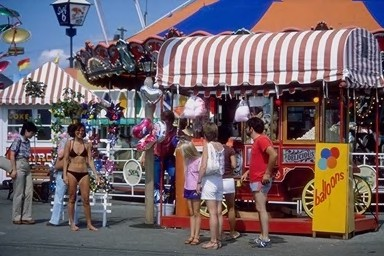
#> input picture dataset/100.jpg, 384 x 256 px; its folder holds only this picture in this run
$ python extract.py
#> lines starting #> are read from the running program, lines starting #| are printed output that depends on the picture; after the words box and inside, x2 and y2 are one past the last pixel; in counts of white or black regions, pixels touching at a corner belong together
import cv2
import numpy as np
import os
from skimage.feature import local_binary_pattern, hog

DATASET_PATH = "dataset/"
SAVE_PATH = "features/"
IMG_SIZE = 256

# ---------- COLOR HISTOGRAM ----------
def extract_color_histogram(image):
    hsv = cv2.cvtColor(image, cv2.COLOR_BGR2HSV)
    hist = cv2.calcHist([hsv], [0,1,2], None, [8,8,8], [0,256,0,256,0,256])
    hist = hist.flatten()
    hist = hist / (np.sum(hist) + 1e-6)
    return hist

# ---------- LBP ----------
def extract_lbp(image):
    gray = cv2.cvtColor(image, cv2.COLOR_BGR2GRAY)
    lbp = local_binary_pattern(gray, 8, 1, method="uniform")
    hist, _ = np.histogram(lbp, bins=np.arange(0, 10), range=(0, 9))
    hist = hist.astype("float")
    hist = hist / (hist.sum() + 1e-6)
    return hist

# ---------- LDiP ----------
def extract_ldip(image):
    gray = cv2.cvtColor(image, cv2.COLOR_BGR2GRAY)
    diag1 = np.diag(gray)
    diag2 = np.diag(np.fliplr(gray))
    hist, _ = np.histogram(np.hstack((diag1, diag2)), bins=32, range=(0,255))
    hist = hist.astype("float")
    hist = hist / (hist.sum() + 1e-6)
    return hist

# ---------- HOG ----------
def extract_hog(image):
    gray = cv2.cvtColor(image, cv2.COLOR_BGR2GRAY)
    fd = hog(gray, orientations=9, pixels_per_cell=(8, 8),
             cells_per_block=(2, 2), visualize=False)
    fd = fd / (np.linalg.norm(fd) + 1e-6)
    return fd

# ---------- COLOR MOMENTS ----------
def extract_color_moments(image):
    hsv = cv2.cvtColor(image, cv2.COLOR_BGR2HSV)
    chans = cv2.split(hsv)
    feats = []
    for c in chans:
        feats.append(np.mean(c))
        feats.append(np.std(c))
        feats.append(np.mean(np.abs(c - np.mean(c))))
    return np.array(feats)

# ---------- EDGE HIST ----------
def extract_edges(image):
    gray = cv2.cvtColor(image, cv2.COLOR_BGR2GRAY)
    edges = cv2.Canny(gray, 100, 200)
    hist, _ = np.histogram(edges, bins=32, range=(0,255))
    hist = hist.astype("float")
    hist = hist / (hist.sum() + 1e-6)
    return hist

# ---------- FEATURE FOR ANY IMAGE ----------
def extract_features_of(img):
    img = cv2.resize(img, (IMG_SIZE, IMG_SIZE))
    fv = np.concatenate([
        extract_color_histogram(img),
        extract_lbp(img),
        extract_ldip(img),
        extract_hog(img),
        extract_color_moments(img),
        extract_edges(img)
    ])

    fv = np.nan_to_num(fv)
    fv = fv.astype(np.float32)
    return fv

# ---------- EXTRACT DATASET ----------
def extract_features():
    features = {}
    image_files = []

    # Read subfolders
    for root, dirs, files in os.walk(DATASET_PATH):
        for file in files:
            if file.lower().endswith(('.jpg','.jpeg','.png','.bmp')):
                image_files.append(os.path.join(root, file))

    print("Total images found:", len(image_files))

    for i, file in enumerate(image_files):
        img = cv2.imread(file)
#> img is the input picture: shape (256, 384, 3); mean B, G, R 102.1, 97.5, 113.2
        if img is None:
            continue
        fv = extract_features_of(img)
#> in extract_features_of, `img = cv2.resize(img, (IMG_SIZE, IMG_SIZE))`:
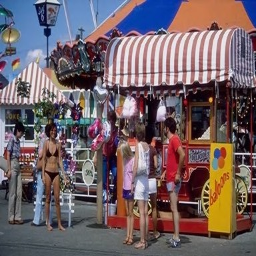
#> img: shape (256, 256, 3); mean of channels 0, 1, 2 102.3, 97.6, 113.3; drawn as B, G, R
#> in extract_color_histogram, `hsv = cv2.cvtColor(image, cv2.COLOR_BGR2HSV)`: hsv: shape (256, 256, 3); mean H, S, V 96.4, 91.5, 127.5
#> in extract_color_histogram, `hist = hist.flatten()`: hist = 512 values, max 2119 at index 195, min 0 at index 63, mean 128
#> in extract_color_histogram, `hist = hist / (np.sum(hist) + 1e-6)`: hist = 512 values, max 0.0323 at index 195, min 0 at index 63, mean 0.00195
#> in extract_lbp, `gray = cv2.cvtColor(image, cv2.COLOR_BGR2GRAY)`:
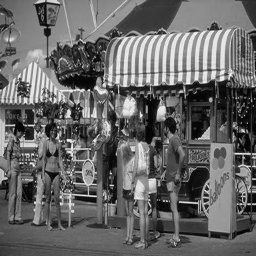
#> gray: shape (256, 256); min 1, max 249, mean 102.8
#> in extract_lbp, `lbp = local_binary_pattern(gray, 8, 1, method="uniform")`:
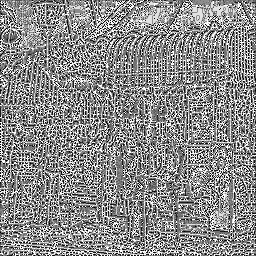
#> lbp: shape (256, 256) float64; min 0, max 9, mean 4.91; drawn with min black and max white
#> in extract_lbp, `hist, _ = np.histogram(lbp, bins=np.arange(0, 10), range=(0, 9))`: hist = [4322, 6084, 3306, 6518, 10868, 7963, 4350, 6296, 15829]
#> in extract_lbp, `hist = hist / (hist.sum() + 1e-6)`: hist = [0.0659, 0.0928, 0.0504, 0.0995, 0.166, 0.122, 0.0664, 0.0961, 0.242]
#> in extract_ldip, `diag1 = np.diag(gray)`: diag1 = 256 values, max 174 at index 143, min 6 at index 76, mean 91.53
#> in extract_ldip, `diag2 = np.diag(np.fliplr(gray))`: diag2 = 256 values, max 237 at index 38, min 5 at index 105, mean 107.2
#> in extract_ldip, `hist, _ = np.histogram(np.hstack((diag1, diag2)), bins=32, range=(0,25..`: hist = 32 values, max 40 at index 17, min 0 at index 24, mean 16
#> in extract_ldip, `hist = hist / (hist.sum() + 1e-6)`: hist = 32 values, max 0.0781 at index 17, min 0 at index 24, mean 0.0312
#> the loop in extract_color_moments, `for c in chans:` made 3 passes
#> after the loop in extract_color_moments, `for c in chans:`: feats = [96.45, 63.44, 54.73, 91.51, 70.18, 58.92, 127.5, 60.31, 51.73]
#> in extract_edges, `edges = cv2.Canny(gray, 100, 200)`:
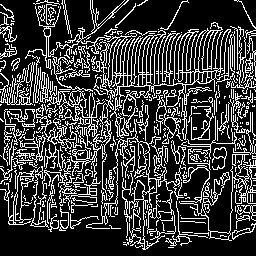
#> edges: shape (256, 256); 23.9% white in thin lines or dots
#> in extract_edges, `hist, _ = np.histogram(edges, bins=32, range=(0,255))`: hist = 32 values, max 49901 at index 0, min 0 at index 1, mean 2048
#> in extract_edges, `hist = hist / (hist.sum() + 1e-6)`: hist = 32 values, max 0.761 at index 0, min 0 at index 1, mean 0.0312
        features[file] = fv
        print(f"[OK] {i+1}/{len(image_files)}")

    np.save(os.path.join(SAVE_PATH, "features.npy"), features)
    print("✅ Features saved successfully!")

if __name__ == "__main__":
    extract_features()

$ run again, on dataset/125.jpg
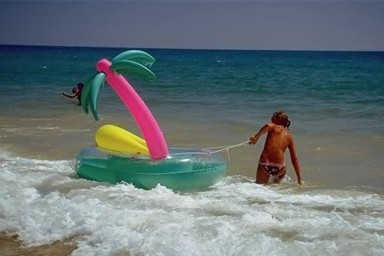
#> input picture dataset/125.jpg, 384 x 256 px
#> in extract_features, img is the input picture: shape (256, 384, 3); mean B, G, R 118.8, 116, 103.8
#> img: shape (256, 256, 3)
#> hsv: shape (256, 256, 3); mean H, S, V 81.6, 76.4, 127.9
#> in extract_color_histogram, `hist = hist.flatten()`: hist = 512 values, max 7365 at index 133, min 0 at index 1, mean 128
#> in extract_color_histogram, `hist = hist / (np.sum(hist) + 1e-6)`: hist = 512 values, max 0.112 at index 133, min 0 at index 1, mean 0.00195
#> in extract_lbp, `lbp = local_binary_pattern(gray, 8, 1, method="uniform")`:
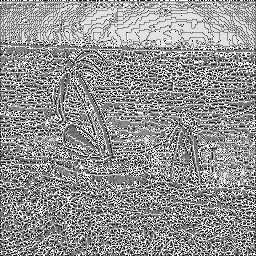
#> lbp: shape (256, 256) float64; min 0, max 9, mean 5.2; drawn with min black and max white
#> in extract_lbp, `hist, _ = np.histogram(lbp, bins=np.arange(0, 10), range=(0, 9))`: hist = [2934, 4946, 2862, 6682, 9492, 9848, 4507, 6203, 18062]
#> in extract_lbp, `hist = hist / (hist.sum() + 1e-6)`: hist = [0.0448, 0.0755, 0.0437, 0.102, 0.145, 0.15, 0.0688, 0.0947, 0.276]
#> diag1 = 256 values, max 220 at index 196, min 32 at index 49, mean 110.5
#> diag2 = 256 values, max 204 at index 205, min 41 at index 51, mean 106.7
#> in extract_ldip, `hist, _ = np.histogram(np.hstack((diag1, diag2)), bins=32, range=(0,25..`: hist = 32 values, max 55 at index 13, min 0 at index 0, mean 16
#> in extract_ldip, `hist = hist / (hist.sum() + 1e-6)`: hist = 32 values, max 0.107 at index 13, min 0 at index 0, mean 0.0312
#> the loop in extract_color_moments, `for c in chans:` made 3 passes
#> after the loop in extract_color_moments, `for c in chans:`: feats = [81.62, 33.47, 26.13, 76.43, 67.08, 55.57, 127.9, 40.53, 32.91]
#> in extract_edges, `edges = cv2.Canny(gray, 100, 200)`:
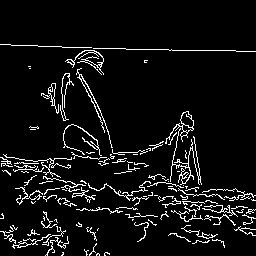
#> edges: shape (256, 256); 6.7% white in thin lines or dots, all inside (x1, y1, x2, y2) = (0, 44, 256, 256)
#> in extract_edges, `hist, _ = np.histogram(edges, bins=32, range=(0,255))`: hist = 32 values, max 61119 at index 0, min 0 at index 1, mean 2048
#> in extract_edges, `hist = hist / (hist.sum() + 1e-6)`: hist = 32 values, max 0.933 at index 0, min 0 at index 1, mean 0.0312

$ run again, on dataset/126.jpg
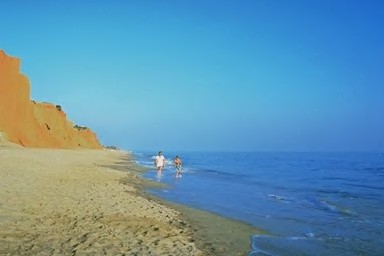
#> input picture dataset/126.jpg, 384 x 256 px
#> in extract_features, img is the input picture: shape (256, 384, 3); mean B, G, R 175.1, 148.6, 97.1
#> img: shape (256, 256, 3)
#> hsv: shape (256, 256, 3); mean H, S, V 82.7, 141.2, 190.3
#> in extract_color_histogram, `hist = hist.flatten()`: hist = 512 values, max 17977 at index 238, min 0 at index 0, mean 128
#> in extract_color_histogram, `hist = hist / (np.sum(hist) + 1e-6)`: hist = 512 values, max 0.274 at index 238, min 0 at index 0, mean 0.00195
#> in extract_lbp, `lbp = local_binary_pattern(gray, 8, 1, method="uniform")`:
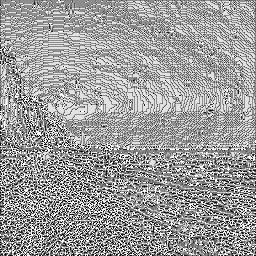
#> lbp: shape (256, 256) float64; min 0, max 9, mean 5.51; drawn with min black and max white
#> in extract_lbp, `hist, _ = np.histogram(lbp, bins=np.arange(0, 10), range=(0, 9))`: hist = [1928, 3328, 1589, 7971, 5468, 13951, 4320, 7911, 19070]
#> in extract_lbp, `hist = hist / (hist.sum() + 1e-6)`: hist = [0.0294, 0.0508, 0.0242, 0.122, 0.0834, 0.213, 0.0659, 0.121, 0.291]
#> diag1 = 256 values, max 175 at index 101, min 63 at index 254, mean 132.5
#> diag2 = 256 values, max 179 at index 172, min 91 at index 0, mean 141.1
#> in extract_ldip, `hist, _ = np.histogram(np.hstack((diag1, diag2)), bins=32, range=(0,25..`: hist = 32 values, max 76 at index 19, min 0 at index 0, mean 16
#> in extract_ldip, `hist = hist / (hist.sum() + 1e-6)`: hist = 32 values, max 0.148 at index 19, min 0 at index 0, mean 0.0312
#> the loop in extract_color_moments, `for c in chans:` made 3 passes
#> after the loop in extract_color_moments, `for c in chans:`: feats = [82.67, 33.58, 29.05, 141.2, 43.53, 36.32, 190.3, 30.97, 25.2]
#> in extract_edges, `edges = cv2.Canny(gray, 100, 200)`:
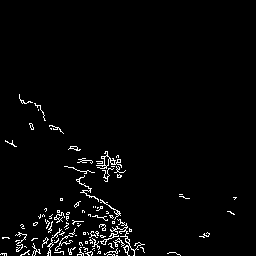
#> edges: shape (256, 256); 2.7% white in thin lines or dots, all inside (x1, y1, x2, y2) = (0, 94, 237, 256)
#> in extract_edges, `hist, _ = np.histogram(edges, bins=32, range=(0,255))`: hist = 32 values, max 63770 at index 0, min 0 at index 1, mean 2048
#> in extract_edges, `hist = hist / (hist.sum() + 1e-6)`: hist = 32 values, max 0.973 at index 0, min 0 at index 1, mean 0.0312

$ run again, on dataset/151.jpg
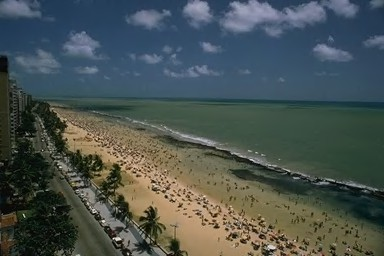
#> input picture dataset/151.jpg, 384 x 256 px
#> in extract_features, img is the input picture: shape (256, 384, 3); mean B, G, R 80.8, 83.2, 73.5
#> img: shape (256, 256, 3)
#> hsv: shape (256, 256, 3); mean H, S, V 68.1, 93.6, 95.9
#> in extract_color_histogram, `hist = hist.flatten()`: hist = 512 values, max 10765 at index 219, min 0 at index 23, mean 128
#> in extract_color_histogram, `hist = hist / (np.sum(hist) + 1e-6)`: hist = 512 values, max 0.164 at index 219, min 0 at index 23, mean 0.00195
#> in extract_lbp, `lbp = local_binary_pattern(gray, 8, 1, method="uniform")`:
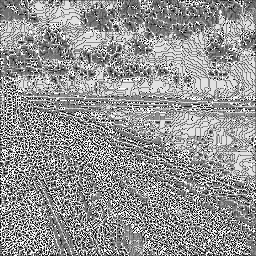
#> lbp: shape (256, 256) float64; min 0, max 9, mean 5.25; drawn with min black and max white
#> in extract_lbp, `hist, _ = np.histogram(lbp, bins=np.arange(0, 10), range=(0, 9))`: hist = [3200, 4102, 2735, 7227, 8680, 10425, 4350, 5998, 18819]
#> in extract_lbp, `hist = hist / (hist.sum() + 1e-6)`: hist = [0.0488, 0.0626, 0.0417, 0.11, 0.132, 0.159, 0.0664, 0.0915, 0.287]
#> diag1 = 256 values, max 154 at index 149, min 22 at index 161, mean 80.2
#> diag2 = 256 values, max 188 at index 166, min 5 at index 233, mean 72.34
#> in extract_ldip, `hist, _ = np.histogram(np.hstack((diag1, diag2)), bins=32, range=(0,25..`: hist = 32 values, max 126 at index 10, min 0 at index 22, mean 16
#> in extract_ldip, `hist = hist / (hist.sum() + 1e-6)`: hist = 32 values, max 0.246 at index 10, min 0 at index 22, mean 0.0312
#> the loop in extract_color_moments, `for c in chans:` made 3 passes
#> after the loop in extract_color_moments, `for c in chans:`: feats = [68.12, 34.79, 31.22, 93.64, 36.47, 28.76, 95.86, 38.51, 29.2]
#> in extract_edges, `edges = cv2.Canny(gray, 100, 200)`:
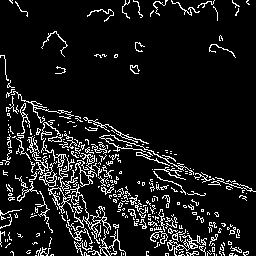
#> edges: shape (256, 256); 9.9% white in thin lines or dots
#> in extract_edges, `hist, _ = np.histogram(edges, bins=32, range=(0,255))`: hist = 32 values, max 59038 at index 0, min 0 at index 1, mean 2048
#> in extract_edges, `hist = hist / (hist.sum() + 1e-6)`: hist = 32 values, max 0.901 at index 0, min 0 at index 1, mean 0.0312

$ run again, on dataset/112.jpg
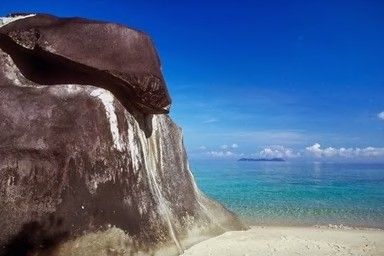
#> input picture dataset/112.jpg, 384 x 256 px
#> in extract_features, img is the input picture: shape (256, 384, 3); mean B, G, R 135.5, 100.8, 77.9
#> img: shape (256, 256, 3)
#> hsv: shape (256, 256, 3); mean H, S, V 73.2, 132.5, 147.5
#> in extract_color_histogram, `hist = hist.flatten()`: hist = 512 values, max 11681 at index 253, min 0 at index 1, mean 128
#> in extract_color_histogram, `hist = hist / (np.sum(hist) + 1e-6)`: hist = 512 values, max 0.178 at index 253, min 0 at index 1, mean 0.00195
#> in extract_lbp, `hist, _ = np.histogram(lbp, bins=np.arange(0, 10), range=(0, 9))`: hist = [3226, 4406, 2712, 6460, 8318, 12135, 4298, 5881, 18100]
#> in extract_lbp, `hist = hist / (hist.sum() + 1e-6)`: hist = [0.0492, 0.0672, 0.0414, 0.0986, 0.127, 0.185, 0.0656, 0.0897, 0.276]
#> diag1 = 256 values, max 200 at index 152, min 10 at index 86, mean 106.5
#> diag2 = 256 values, max 223 at index 148, min 2 at index 244, mean 82.57
#> in extract_ldip, `hist, _ = np.histogram(np.hstack((diag1, diag2)), bins=32, range=(0,25..`: hist = 32 values, max 60 at index 7, min 0 at index 26, mean 16
#> in extract_ldip, `hist = hist / (hist.sum() + 1e-6)`: hist = 32 values, max 0.117 at index 7, min 0 at index 26, mean 0.0312
#> the loop in extract_color_moments, `for c in chans:` made 3 passes
#> after the loop in extract_color_moments, `for c in chans:`: feats = [73.22, 56.02, 51.1, 132.5, 79.21, 70.08, 147.5, 56.24, 48.66]
#> in extract_edges, `edges = cv2.Canny(gray, 100, 200)`:
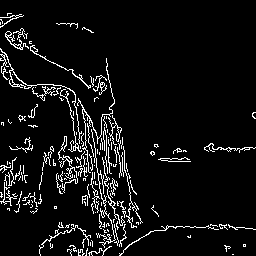
#> edges: shape (256, 256); 6.8% white in thin lines or dots
#> in extract_edges, `hist, _ = np.histogram(edges, bins=32, range=(0,255))`: hist = 32 values, max 61095 at index 0, min 0 at index 1, mean 2048
#> in extract_edges, `hist = hist / (hist.sum() + 1e-6)`: hist = 32 values, max 0.932 at index 0, min 0 at index 1, mean 0.0312
